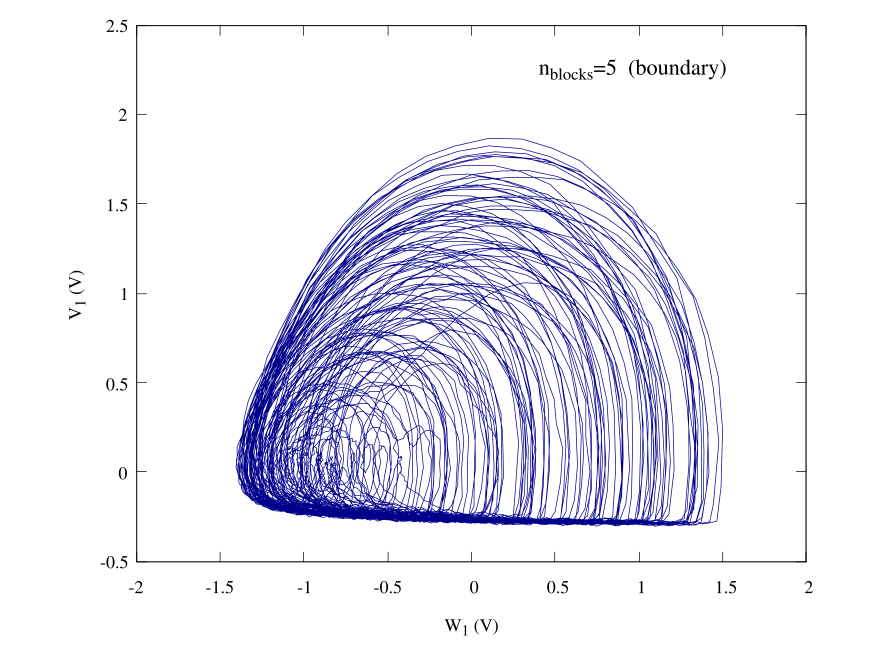

Recreate this plot in gnuplot.
set terminal qt persist
set termoption font "Times,10"
set border lw 0.5

set label at graph 0.6,0.925 "n_{blocks}=5  (boundary)" font ",12"
set xlabel "W_1 (V)"
set ylabel "V_1 (V)"
set size ratio 0.8
set xrange [-2:2]
set yrange [-0.5:2.5]
plot "5_blocks_avg.dat" u 3:2 every ::0::10000 w l notitle lc "dark-blue" lw 0.5
